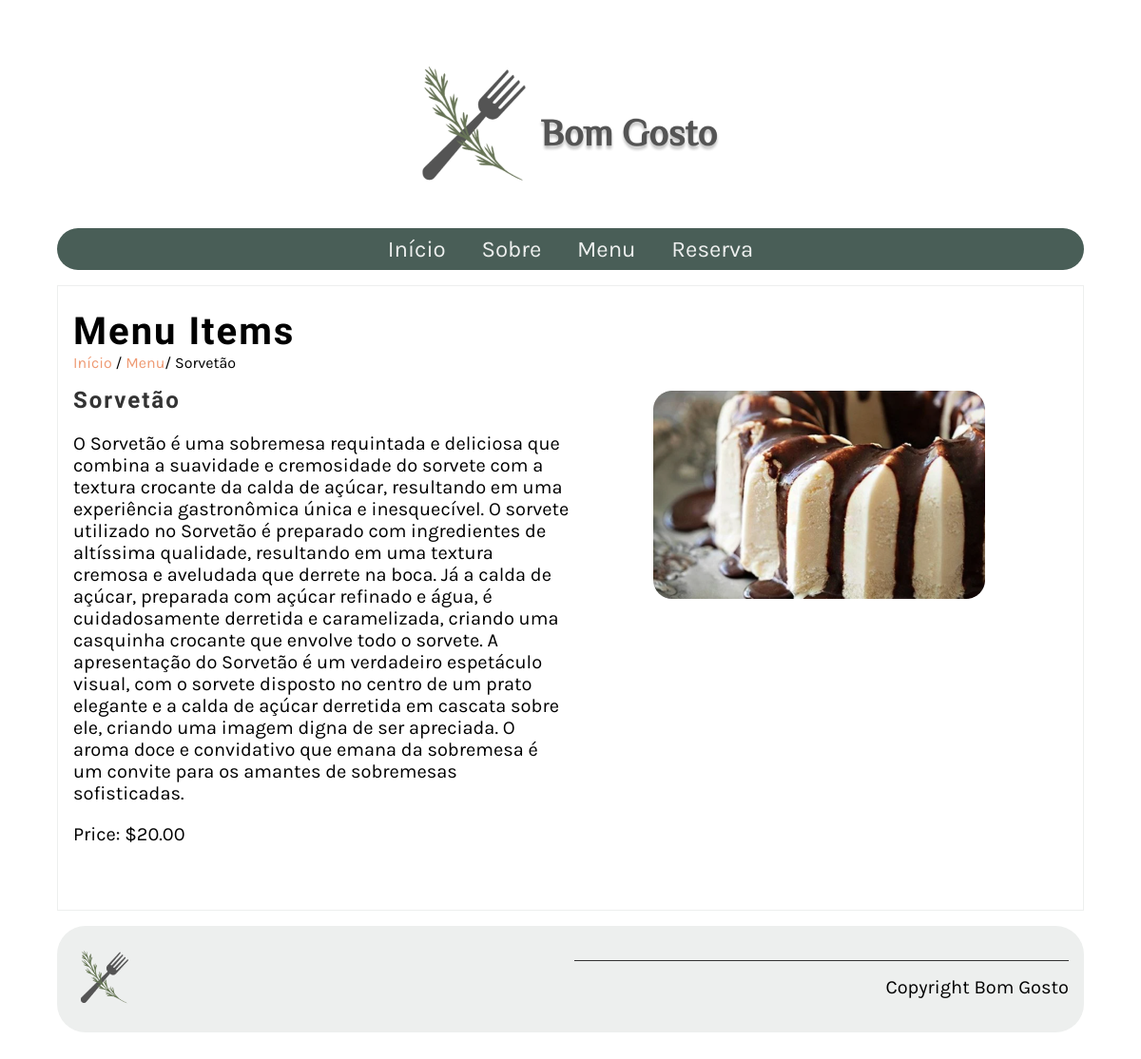
The app's page /menu_item/3/ with its own data.
### restaurant/models.py (models this page shows, shortened)
class Menu(models.Model):
   name = models.CharField(max_length=200)
   price = models.IntegerField(null=False)
   menu_item_description = models.TextField(max_length=1000, default='')

### restaurant/views.py (the view)
# urls.py: path('menu_item/<int:pk>/', views.display_menu_item, name="menu_item"),
def display_menu_item(request, pk=None):
    if pk:
        menu_item = Menu.objects.get(pk=pk)
    else:
        menu_item = ""
    return render(request, 'menu_item.html', {"menu_item": menu_item})

### restaurant/templates/menu_item.html (shortened to what this page needs)
{% extends 'base.html' %} {% load static %} {% block content %}
<section>
    <article>
        <h1>Menu Items</h1>
        <span>
         <a href="{% url 'home' %}">Início</a> /
         <a href="{% url 'menu' %}">Menu</a>/
         {{menu_item.name}}
      </span>
        <div class="row">
            <div class="column">
                <h2>
                    {{ menu_item.name }}
                </h2>
                <p>
                    {{ menu_item.menu_item_description }}
                </p>
                <p>
                    Price: ${{ menu_item.price }}.00
                </p>
            </div>
            <div class="column">
                <p style="text-align: center;">
                    <img src="{% static 'img/menu_items/'|add:menu_item.name|add:'.png' %}" alt="{{ menu_item.name}}" />
                </p>
            </div>
        </div>
    </article>
</section>
{% endblock %}

### restaurant/static/css/style.css (style rules this page uses)
body { font-family: 'Karla', sans-serif; margin-top: 3rem; margin-bottom: 3rem; margin-left: 5%; margin-right: 5%; }
h1, h2, h3, h4, h5, h6 { font-family: 'Markazi Text', serif; letter-spacing: 2px; ; }
h1 { font-size: 2.5rem; margin-top: 1.5rem; margin-bottom: 0; }
h2 { font-size: 1.5rem; color: #333333; margin: 1rem 0; }
p, ul { font-size: 1.25rem; ; }
a { color: #EE9972; text-decoration: none; }
section { display: flex; gap: 2rem 1rem; margin-top: 1rem; margin-bottom: 1rem; flex-direction: row; }
article { flex: 1; }
article img { max-width: 100%; }
main article { border: 1px solid #EDEFEE; padding-left: 1rem; padding-right: 1rem; }
.row { display: flex; flex-direction: row; width: 100%; padding-bottom: 1rem; }
.column { flex-basis: 50%; margin-bottom: 1rem; padding-bottom: 1rem; }

### records on screen
Menu: name "Sorvetão", menu_item_description "O Sorvetão é uma sobremesa requintada e deliciosa que combina a suavidade e cremosidade do sorvete com a textura crocante da calda de açúcar, resultando em uma experiência gastronômica única e inesquecível. O sorvete utilizado no Sorvetão é preparado com ingredientes de altíssima qualidade, resultando em uma textura cremosa e aveludada que derrete na boca. Já a calda de açúcar, preparada com açúcar refinado e água, é cuidadosamente derretida e caramelizada, criando uma casquinha crocante que envolve todo o sorvete. A apresentação do Sorvetão é um verdadeiro espetáculo visual, com o sorvete disposto no centro de um prato elegante e a calda de açúcar derretida em cascata sobre ele, criando…", price "20", name (picture)
